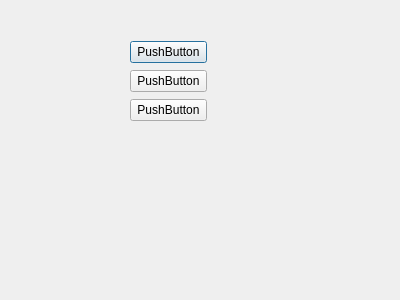
<?xml version="1.0" encoding="UTF-8"?>
<ui version="4.0">
 <class>Dialog</class>
 <widget class="QDialog" name="Dialog">
  <property name="geometry">
   <rect>
    <x>0</x>
    <y>0</y>
    <width>400</width>
    <height>300</height>
   </rect>
  </property>
  <property name="windowTitle">
   <string>Dialog</string>
  </property>
  <widget class="QWidget" name="">
   <property name="geometry">
    <rect>
     <x>130</x>
     <y>40</y>
     <width>77</width>
     <height>83</height>
    </rect>
   </property>
   <layout class="QVBoxLayout" name="verticalLayout">
    <item>
     <widget class="QPushButton" name="pushButton">
      <property name="text">
       <string>PushButton</string>
      </property>
     </widget>
    </item>
    <item>
     <widget class="QPushButton" name="pushButton_2">
      <property name="text">
       <string>PushButton</string>
      </property>
     </widget>
    </item>
    <item>
     <widget class="QPushButton" name="pushButton_3">
      <property name="text">
       <string>PushButton</string>
      </property>
     </widget>
    </item>
   </layout>
  </widget>
 </widget>
 <resources/>
 <connections/>
</ui>
